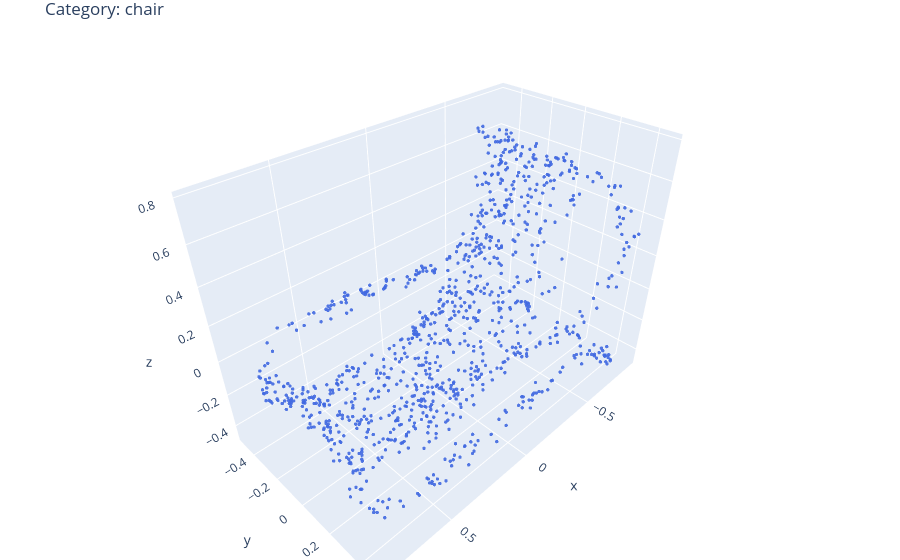

Source (notebook cell):
### Code cell
pcd = train_ds[1000]['pointcloud']
cat = train_ds[1000]['category']
plot_point_cloud(pcd, title=f"Category: {id2cls[cat]}")

### Figure 1 — Plotly figure (JSON) as saved in the notebook; plotly's stock layout.template omitted (floating-point values rounded to 4 significant figures; data arrays with more than 128 entries replaced by an {"elided": "..."} marker saying what was removed)
{"data": [{"marker": {"color": "royalblue", "opacity": 0.9, "size": 2}, "mode": "markers", "type": "scatter3d", "x": {"elided": "1024 float values"}, "y": {"elided": "1024 float values"}, "z": {"elided": "1024 float values"}}], "layout": {"margin": {"b": 0, "l": 0, "r": 0, "t": 30}, "scene": {"aspectmode": "data"}, "title": {"text": "Category: chair"}}}
